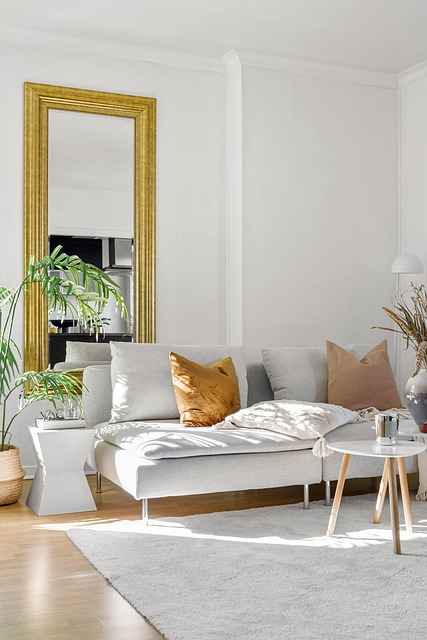
#> input picture project_10/ruang.jpg, 427 x 640 px, found by its file name
$ python HaarCascade.py
#> lines starting #> are read from the running program, lines starting #| are printed output that depends on the picture
import cv2

# Muat file haar cade untuk deteksi wajah
face_cascade = cv2.CascadeClassifier(cv2.data.haarcascades + 'haarcascade_frontalface_default.xml')

# baca cita
image = cv2.imread("c:/Users/Thinkpad/Documents/TUGAS/pengolahan citra digital/project_10/ruang.jpg")
#> image is the input picture: shape (640, 427, 3); mean B, G, R 171.5, 182.5, 188.1
gray = cv2.cvtColor(image,cv2.COLOR_BGR2GRAY)
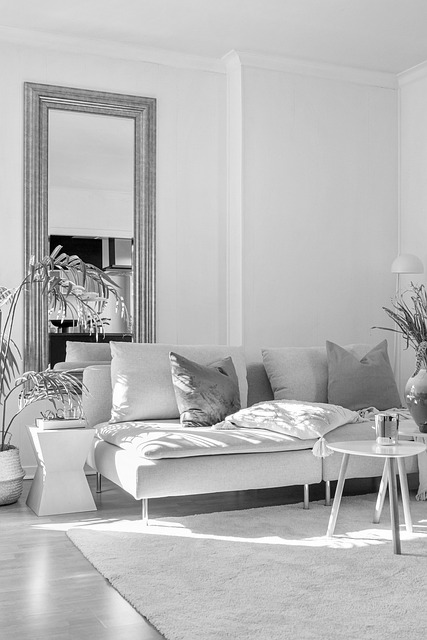
#> gray: shape (640, 427); min 0, max 255, mean 183

# Deteksi wajah s
faces = face_cascade.detectMultiScale(gray, 1.3, 5)
#> faces = ()

# gambar bouding box di seketitar wajah terdeteksi
for (x, y, w, h) in faces:
    cv2.rectangle(image, (x, y), (x+w, y+h), (255, 0), 0)
#> this loop made 0 passes

# tampilkan hasil
cv2.imshow('Face Detection', image )
cv2.waitKey(0)
cv2.destroyAllWindows()
